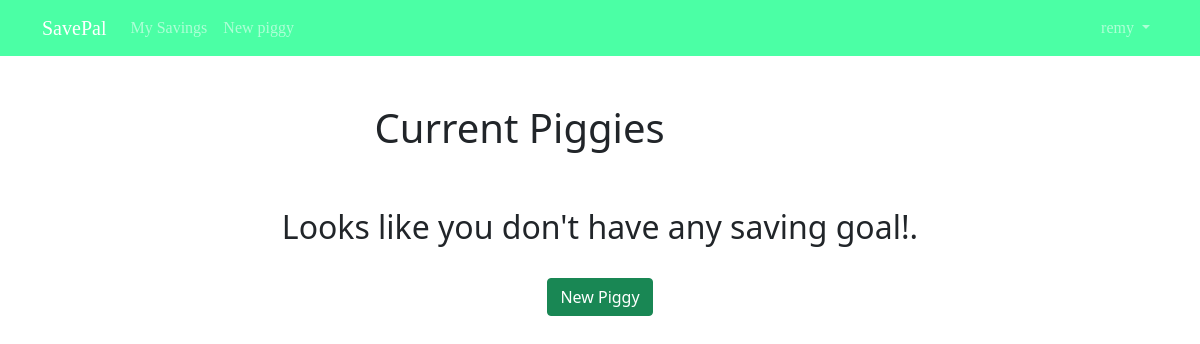
The page /piggy/ (signed in) on the database as committed earlier.
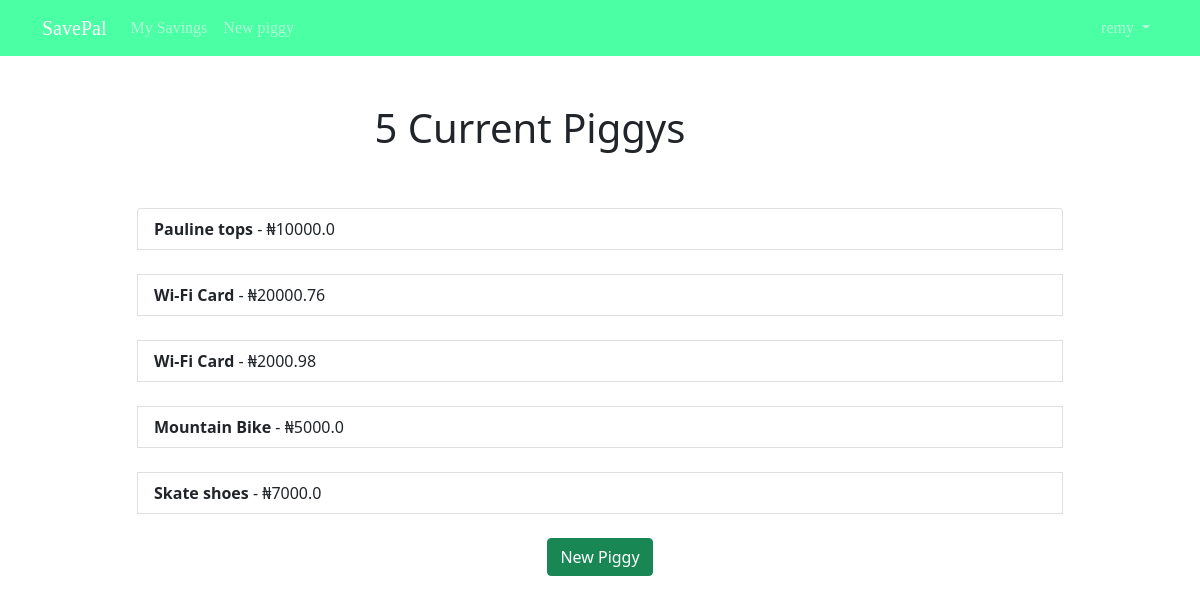
The same page on the database as committed later.
### users/models.py (models this page shows)
class CustomUser(AbstractUser):
    email = models.EmailField(unique=True)

### savings/models.py (models this page shows, shortened)
class Piggy(models.Model):
    saver = models.ForeignKey(
        get_user_model(),
        on_delete=models.CASCADE)
    monthly_income = models.FloatField(null=True, blank=True)
    desired_item = models.CharField(max_length=200, blank=True)
    desired_item_cost = models.FloatField(null=True, blank=True)
    daily_expenses = models.FloatField(null=True, blank=True)
    monthly_donations = models.FloatField(null=True, blank=True)
    monthly_bills = models.FloatField(null=True, blank=True)
    created = models.DateTimeField(auto_now_add=True)

### savings/views.py (the view)
# urls.py: path('piggy/', SavingsListView.as_view(), name='savings_list'),
class SavingsListView(ListView):
    model = Piggy
    template_name = "savings_list.html"
    def get_queryset(self):
        qs = Piggy.objects.filter(saver=self.request.user)
        return qs

### templates/savings_list.html (shortened to what this page needs)
{% extends 'base.html' %}
{% block content %}
    <div class="row justify-content-center mt-5">
        <div class="col-md-5">
            {% if object_list %}
                <h1>{{ object_list.count }} Current Piggy{{ object_list.count|pluralize }}</h1>
            {% else %}
                <h1>Current Piggies</h1>
            {% endif %}
        </div>
    </div>
    <div class="row justify-content-center mt-5">
        <div class="col-md-10">
        {% if object_list %}
            <div class="list-group">
                {% for piggy in object_list %}
                    <a href="{% url 'savings_detail' piggy.pk %}" class="list-group-item list-group-item-action"><b>{{ piggy.desired_item }}</b> - ₦{{ piggy.desired_item_cost }}</a>
                    <br>
                {% endfor %}
            </div>
            <div class="text-center">
                <a role="button" class="btn btn-success" href="{% url 'savings_new' %}">New Piggy</a>
            </div>
        {% else %}
            <div class="text-center">
                <h2>Looks like you don't have any saving goal!.</h2>
            <br>
            <a role="button" class="btn btn-success" href="{% url 'savings_new' %}">New Piggy</a>
            </div>
        {% endif %}
        </div>
    </div>
{% endblock content %}

### templates/base.html (shortened to what this page needs)
<!DOCTYPE html>
<html lang="en">
<head>
    <link href="https://cdn.jsdelivr.net/npm/bootstrap@5.1.3/dist/css/bootstrap.min.css" rel="stylesheet">
</head>
<body>
    <nav class="navbar navbar-expand-md navbar-dark" style="background-color:#00ff80b4;">
        <div class="container">
          <a class="navbar-brand" href="{% url 'home' %}">
            SavePal
          </a>
          <div class="collapse navbar-collapse" id="navbarSupportedContent">
            {% if user.is_authenticated %}
            <ul class="navbar-nav mr-auto">
              <li class="nav-item">
                <a class="nav-link" aria-current="page" href="{% url 'savings_list' %}">My Savings</a>
              </li>
              <li class="nav-item">
                <a class="nav-link" href="{% url 'savings_new' %}">New piggy</a>
              </li>
            </ul>
            {% endif %}
            <ul class="navbar-nav ms-auto">
              {% if user.is_authenticated %}
              <li class="nav-item dropdown">
                <a class="nav-link dropdown-toggle" href="#" role="button" id="userMenu"
                data-bs-toggle="dropdown" aria-haspopup="true" aria-expanded="false">
                {{ user.username }}
                </a>
                {% endif %}
            </li>
            </ul>
          </div>
        </div>
      </nav>
    <div class="container">
        {% block content %}
        {% endblock content %}
    </div>
</body>
</html>

### templates/base.html (style rules this page uses)
.navbar a { font-family: 'Dangrek', cursive; }

Rows that differ between the two databases and show on the page:
added Piggy: desired_item "Pauline tops", desired_item_cost "10000.0"
added Piggy: desired_item "Wi-Fi Card", desired_item_cost "20000.76"
added Piggy: desired_item "Wi-Fi Card", desired_item_cost "2000.98"
added Piggy: desired_item "Mountain Bike", desired_item_cost "5000.0"
added Piggy: desired_item "Skate shoes", desired_item_cost "7000.0"
Other text that changed with them:
{{ object_list.count }}: (not shown) → "5"
text no longer shown: "Current Piggies Looks like you don't have any saving goal!."
text now shown: "Current Piggy"
